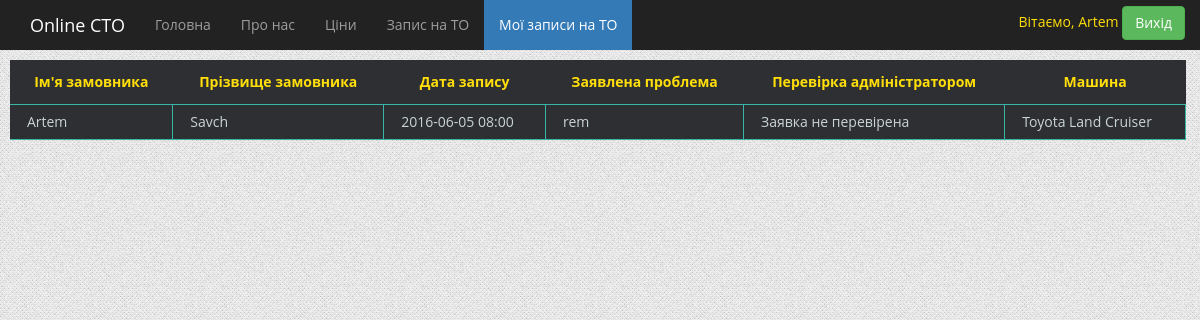
The page /myforms/ (signed in) on the database as committed earlier.
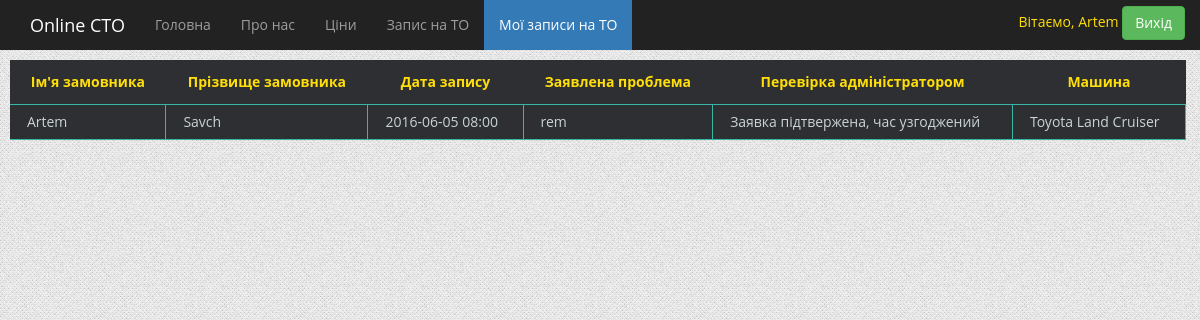
The same page on the database as committed later.
### forma/models.py (models this page shows)
class Forma(models.Model):
    class Meta():
        db_table = 'forma'
    user_name = models.ForeignKey(User)
    first_name = models.CharField(max_length=200, verbose_name="Ім'я замовника")
    last_name = models.CharField(max_length=200, verbose_name="Призвіще замовника")
    car_name = models.ForeignKey(Cars, verbose_name="Виберіть автомобіль")
    problem = models.TextField(max_length=200, default='', verbose_name="Побажання")
    date = models.DateField(verbose_name="Забронюйте дату")
    time = models.TimeField(verbose_name="Забронюйте час")
    is_checked = models.BooleanField(default=False)
    def __str__(self):
        return self.date.strftime("%Y-%m-%d")+self.time.strftime(" %H:%M")

### app/models.py (models this page shows)
class Cars(models.Model):
    class Meta():
        db_table = 'cars'
    cars_name = models.CharField(max_length=200)
    cars_model = models.CharField(max_length=200)
    def __str__(self):
        return self.cars_name + " " + self.cars_model

### forma/views.py (the view)
# urls.py: url(r'^myforms/', myforms),
def myforms(request):
    if auth.get_user(request).username:
        t = get_template('myforms.html')
        username=auth.get_user(request).username
        if username:
            return render_to_response('myforms.html', {'myforms' : Forma.objects.filter(user_name=auth.get_user(request)),'first_name':auth.get_user(request).first_name, 'username' : auth.get_user(request).username}, context_instance = RequestContext(request))
        else:
            return render_to_response('myforms.html', {'myforms' : Forma.objects.filter(user_name=auth.get_user(request)), 'username' : auth.get_user(request).username}, context_instance = RequestContext(request))
    else:
        t = get_template('errors.html')
        html = t.render()
        return HttpResponse(html)

### forma/templates/myforms.html
{% extends 'index.html' %}
{% load staticfiles %}
{% block page %}
    <table class="table_dark">
    <thead>
     <tr>
         <th> Ім'я замовника </th>
         <th>Прізвище замовника</th>
         <th>Дата запису</th>
         <th>Заявлена проблема</th>
         <th>Перевірка адміністратором</th>
         <th>Машина</th>
     </tr>
     </thead>
    <tbody>
    {%  for myform in myforms %}
<tr>
    <td>{{  myform.first_name  }}</td>
    <td>{{ myform.last_name }}</td>
    <td>{{ myform }}</td>
    <td>{{ myform.problem }}</td>
<td> {% if myform.is_checked %}
                      Заявка підтвержена, час узгоджений
                      {% else %}
                      Заявка не перевірена
                      {% endif %}</td>
    <td>{{ myform.car_name }}</td>
        </tr>
    {% endfor %}
</tbody>
    </table>
{% endblock %}

Rows that differ between the two databases and show on the page:
changed Forma "Artem": is_checked "Заявка не перевірена" → "Заявка підтвержена, час узгоджений"
